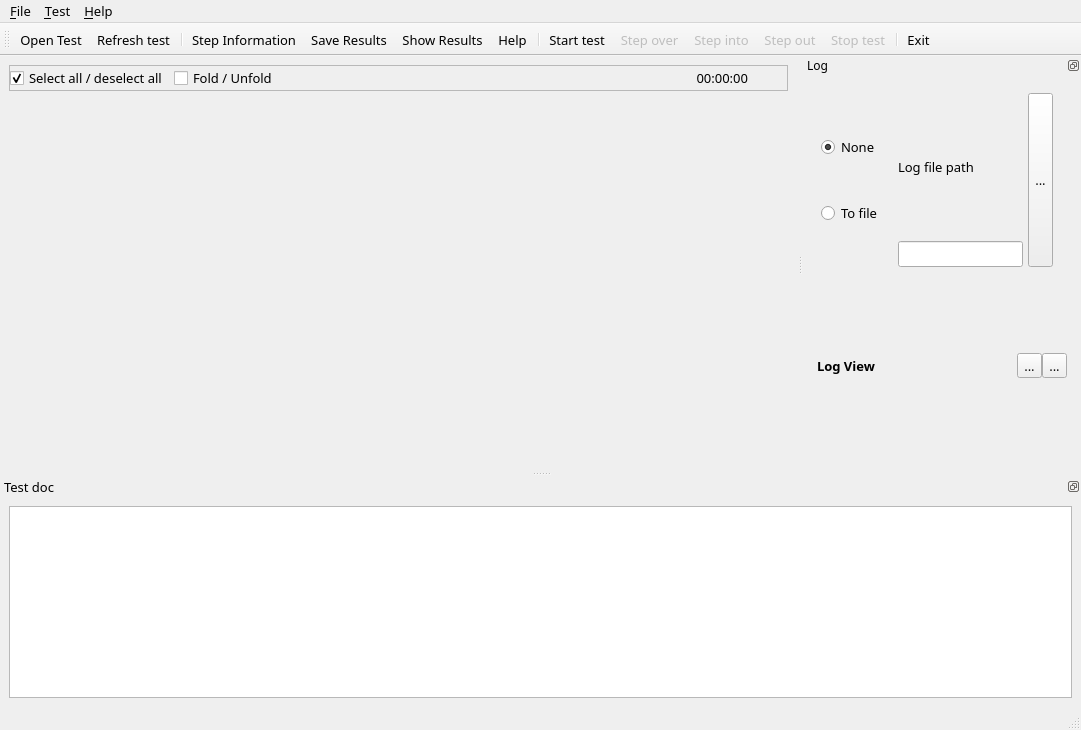
<?xml version="1.0" encoding="UTF-8"?>
<ui version="4.0">
 <class>MainWindow</class>
 <widget class="QMainWindow" name="MainWindow">
  <property name="geometry">
   <rect>
    <x>0</x>
    <y>0</y>
    <width>1081</width>
    <height>730</height>
   </rect>
  </property>
  <property name="font">
   <font>
    <family>Sans</family>
    <pointsize>10</pointsize>
   </font>
  </property>
  <property name="windowTitle">
   <string>testium</string>
  </property>
  <property name="windowIcon">
   <iconset resource="resources/testium_core_win.qrc">
    <normaloff>:/black/testium_logo.png</normaloff>:/black/testium_logo.png</iconset>
  </property>
  <widget class="QWidget" name="centralwidget">
   <property name="sizePolicy">
    <sizepolicy hsizetype="Preferred" vsizetype="Expanding">
     <horstretch>0</horstretch>
     <verstretch>0</verstretch>
    </sizepolicy>
   </property>
   <layout class="QHBoxLayout" name="horizontalLayout_8">
    <item>
     <widget class="QWidget" name="widget" native="true">
      <property name="sizePolicy">
       <sizepolicy hsizetype="Expanding" vsizetype="Preferred">
        <horstretch>0</horstretch>
        <verstretch>0</verstretch>
       </sizepolicy>
      </property>
      <property name="minimumSize">
       <size>
        <width>100</width>
        <height>0</height>
       </size>
      </property>
      <property name="baseSize">
       <size>
        <width>0</width>
        <height>0</height>
       </size>
      </property>
      <layout class="QVBoxLayout" name="verticalLayout" stretch="0">
       <property name="spacing">
        <number>0</number>
       </property>
       <property name="leftMargin">
        <number>0</number>
       </property>
       <property name="topMargin">
        <number>0</number>
       </property>
       <property name="rightMargin">
        <number>0</number>
       </property>
       <property name="bottomMargin">
        <number>0</number>
       </property>
       <item>
        <widget class="QWidget" name="widget" native="true">
         <property name="sizePolicy">
          <sizepolicy hsizetype="Expanding" vsizetype="Preferred">
           <horstretch>0</horstretch>
           <verstretch>0</verstretch>
          </sizepolicy>
         </property>
         <property name="minimumSize">
          <size>
           <width>315</width>
           <height>0</height>
          </size>
         </property>
         <layout class="QHBoxLayout" name="horizontalLayout_2">
          <property name="spacing">
           <number>0</number>
          </property>
          <property name="sizeConstraint">
           <enum>QLayout::SetMinimumSize</enum>
          </property>
          <property name="leftMargin">
           <number>0</number>
          </property>
          <property name="topMargin">
           <number>0</number>
          </property>
          <property name="rightMargin">
           <number>0</number>
          </property>
          <property name="bottomMargin">
           <number>0</number>
          </property>
          <item alignment="Qt::AlignTop">
           <widget class="QFrame" name="frame_3">
            <property name="sizePolicy">
             <sizepolicy hsizetype="Expanding" vsizetype="Minimum">
              <horstretch>0</horstretch>
              <verstretch>0</verstretch>
             </sizepolicy>
            </property>
            <property name="accessibleName">
             <string notr="true"/>
            </property>
            <property name="frameShape">
             <enum>QFrame::StyledPanel</enum>
            </property>
            <property name="frameShadow">
             <enum>QFrame::Raised</enum>
            </property>
            <layout class="QHBoxLayout" name="horizontalLayout_9">
             <property name="sizeConstraint">
              <enum>QLayout::SetMinimumSize</enum>
             </property>
             <property name="leftMargin">
              <number>0</number>
             </property>
             <property name="topMargin">
              <number>0</number>
             </property>
             <property name="rightMargin">
              <number>0</number>
             </property>
             <property name="bottomMargin">
              <number>0</number>
             </property>
             <item>
              <widget class="QCheckBox" name="checkSelect">
               <property name="sizePolicy">
                <sizepolicy hsizetype="Preferred" vsizetype="Fixed">
                 <horstretch>0</horstretch>
                 <verstretch>0</verstretch>
                </sizepolicy>
               </property>
               <property name="minimumSize">
                <size>
                 <width>125</width>
                 <height>0</height>
                </size>
               </property>
               <property name="text">
                <string>Select all / deselect all</string>
               </property>
               <property name="checked">
                <bool>true</bool>
               </property>
               <property name="tristate">
                <bool>false</bool>
               </property>
              </widget>
             </item>
             <item>
              <widget class="QCheckBox" name="checkFold">
               <property name="text">
                <string>Fold / Unfold</string>
               </property>
              </widget>
             </item>
             <item>
              <widget class="QLabel" name="label_runtime">
               <property name="sizePolicy">
                <sizepolicy hsizetype="Expanding" vsizetype="Minimum">
                 <horstretch>0</horstretch>
                 <verstretch>0</verstretch>
                </sizepolicy>
               </property>
               <property name="text">
                <string>00:00:00</string>
               </property>
               <property name="alignment">
                <set>Qt::AlignRight|Qt::AlignTrailing|Qt::AlignVCenter</set>
               </property>
              </widget>
             </item>
             <item>
              <widget class="QPushButton" name="buttBlink">
               <property name="sizePolicy">
                <sizepolicy hsizetype="Minimum" vsizetype="Minimum">
                 <horstretch>0</horstretch>
                 <verstretch>0</verstretch>
                </sizepolicy>
               </property>
               <property name="styleSheet">
                <string notr="true">QPushButton {
                border-width: 1px;
 				border-style: solid;
 }</string>
               </property>
               <property name="text">
                <string/>
               </property>
               <property name="icon">
                <iconset resource="resources/testium_core_win.qrc">
                 <normaloff>:/black/green.png</normaloff>:/black/green.png</iconset>
               </property>
               <property name="iconSize">
                <size>
                 <width>28</width>
                 <height>28</height>
                </size>
               </property>
               <property name="flat">
                <bool>true</bool>
               </property>
              </widget>
             </item>
            </layout>
           </widget>
          </item>
         </layout>
        </widget>
       </item>
      </layout>
     </widget>
    </item>
   </layout>
  </widget>
  <widget class="QStatusBar" name="statusbar"/>
  <widget class="QToolBar" name="toolBar">
   <property name="windowTitle">
    <string>toolBar</string>
   </property>
   <property name="layoutDirection">
    <enum>Qt::LeftToRight</enum>
   </property>
   <property name="iconSize">
    <size>
     <width>24</width>
     <height>24</height>
    </size>
   </property>
   <property name="toolButtonStyle">
    <enum>Qt::ToolButtonTextUnderIcon</enum>
   </property>
   <attribute name="toolBarArea">
    <enum>TopToolBarArea</enum>
   </attribute>
   <attribute name="toolBarBreak">
    <bool>false</bool>
   </attribute>
   <addaction name="actionOpenTest"/>
   <addaction name="actionRefresh_test"/>
   <addaction name="separator"/>
   <addaction name="actionTestInformation"/>
   <addaction name="actionSave_report"/>
   <addaction name="actionShow_Results"/>
   <addaction name="actionHelp"/>
   <addaction name="separator"/>
   <addaction name="actionStart_test"/>
   <addaction name="actionStep_over"/>
   <addaction name="actionStep_into"/>
   <addaction name="actionStep_out"/>
   <addaction name="actionStop_test"/>
   <addaction name="separator"/>
   <addaction name="actionExit"/>
  </widget>
  <widget class="QMenuBar" name="menuBar">
   <property name="geometry">
    <rect>
     <x>0</x>
     <y>0</y>
     <width>1081</width>
     <height>30</height>
    </rect>
   </property>
   <widget class="QMenu" name="menuFile">
    <property name="title">
     <string>&amp;File</string>
    </property>
    <addaction name="actionOpenTest"/>
    <addaction name="actionRefresh_test"/>
    <addaction name="separator"/>
    <addaction name="actionExit"/>
   </widget>
   <widget class="QMenu" name="menuTest">
    <property name="title">
     <string>&amp;Test</string>
    </property>
    <addaction name="actionStart_test"/>
    <addaction name="actionStop_test"/>
    <addaction name="separator"/>
    <addaction name="actionStep_over"/>
    <addaction name="actionStep_into"/>
    <addaction name="actionStep_out"/>
    <addaction name="separator"/>
    <addaction name="actionTestInformation"/>
    <addaction name="actionSave_report"/>
    <addaction name="actionShow_Results"/>
    <addaction name="separator"/>
    <addaction name="separator"/>
    <addaction name="actionPreferences"/>
   </widget>
   <widget class="QMenu" name="menuA_propos">
    <property name="title">
     <string>&amp;Help</string>
    </property>
    <addaction name="actionAbout_testium"/>
    <addaction name="actionHelp"/>
   </widget>
   <addaction name="menuFile"/>
   <addaction name="menuTest"/>
   <addaction name="menuA_propos"/>
  </widget>
  <widget class="QDockWidget" name="logDockWidget">
   <property name="sizePolicy">
    <sizepolicy hsizetype="Maximum" vsizetype="Minimum">
     <horstretch>0</horstretch>
     <verstretch>0</verstretch>
    </sizepolicy>
   </property>
   <property name="font">
    <font>
     <family>Sans</family>
     <pointsize>9</pointsize>
     <stylestrategy>PreferAntialias</stylestrategy>
    </font>
   </property>
   <property name="features">
    <set>QDockWidget::DockWidgetFloatable|QDockWidget::DockWidgetMovable</set>
   </property>
   <property name="allowedAreas">
    <set>Qt::AllDockWidgetAreas</set>
   </property>
   <property name="windowTitle">
    <string>Log</string>
   </property>
   <attribute name="dockWidgetArea">
    <number>2</number>
   </attribute>
   <widget class="QWidget" name="dockWidgetContents">
    <property name="font">
     <font>
      <family>Sans</family>
      <pointsize>10</pointsize>
      <stylestrategy>PreferDefault</stylestrategy>
     </font>
    </property>
    <layout class="QHBoxLayout" name="horizontalLayout_7">
     <item>
      <widget class="QFrame" name="frame">
       <property name="sizePolicy">
        <sizepolicy hsizetype="Minimum" vsizetype="Expanding">
         <horstretch>0</horstretch>
         <verstretch>0</verstretch>
        </sizepolicy>
       </property>
       <layout class="QVBoxLayout" name="verticalLayout_3">
        <property name="spacing">
         <number>2</number>
        </property>
        <property name="leftMargin">
         <number>4</number>
        </property>
        <property name="topMargin">
         <number>4</number>
        </property>
        <property name="rightMargin">
         <number>4</number>
        </property>
        <property name="bottomMargin">
         <number>4</number>
        </property>
        <item>
         <widget class="QFrame" name="logSettingsBox">
          <layout class="QHBoxLayout" name="horizontalLayout_5">
           <property name="spacing">
            <number>5</number>
           </property>
           <property name="leftMargin">
            <number>5</number>
           </property>
           <property name="topMargin">
            <number>5</number>
           </property>
           <property name="rightMargin">
            <number>5</number>
           </property>
           <property name="bottomMargin">
            <number>5</number>
           </property>
           <item>
            <widget class="QWidget" name="widget_6" native="true">
             <layout class="QVBoxLayout" name="verticalLayout_9">
              <property name="spacing">
               <number>0</number>
              </property>
              <property name="leftMargin">
               <number>0</number>
              </property>
              <property name="topMargin">
               <number>0</number>
              </property>
              <property name="rightMargin">
               <number>0</number>
              </property>
              <property name="bottomMargin">
               <number>0</number>
              </property>
              <item>
               <widget class="QRadioButton" name="buttLogFileNone">
                <property name="text">
                 <string>None</string>
                </property>
                <property name="checked">
                 <bool>true</bool>
                </property>
               </widget>
              </item>
              <item>
               <widget class="QRadioButton" name="buttLogFileSaved">
                <property name="text">
                 <string>To file</string>
                </property>
               </widget>
              </item>
             </layout>
            </widget>
           </item>
           <item>
            <spacer name="horizontalSpacer_3">
             <property name="orientation">
              <enum>Qt::Horizontal</enum>
             </property>
             <property name="sizeType">
              <enum>QSizePolicy::Fixed</enum>
             </property>
             <property name="sizeHint" stdset="0">
              <size>
               <width>10</width>
               <height>20</height>
              </size>
             </property>
            </spacer>
           </item>
           <item>
            <widget class="QWidget" name="widget_5" native="true">
             <layout class="QVBoxLayout" name="verticalLayout_8">
              <property name="spacing">
               <number>0</number>
              </property>
              <property name="leftMargin">
               <number>0</number>
              </property>
              <property name="topMargin">
               <number>0</number>
              </property>
              <property name="rightMargin">
               <number>0</number>
              </property>
              <property name="bottomMargin">
               <number>0</number>
              </property>
              <item>
               <widget class="QLabel" name="label">
                <property name="text">
                 <string>Log file path</string>
                </property>
               </widget>
              </item>
              <item>
               <widget class="QLineEdit" name="editLogFilePath"/>
              </item>
             </layout>
            </widget>
           </item>
           <item>
            <widget class="QToolButton" name="buttLogFilePath">
             <property name="sizePolicy">
              <sizepolicy hsizetype="Fixed" vsizetype="Preferred">
               <horstretch>0</horstretch>
               <verstretch>0</verstretch>
              </sizepolicy>
             </property>
             <property name="text">
              <string>...</string>
             </property>
            </widget>
           </item>
           <item>
            <spacer name="horizontalSpacer_4">
             <property name="orientation">
              <enum>Qt::Horizontal</enum>
             </property>
             <property name="sizeType">
              <enum>QSizePolicy::Fixed</enum>
             </property>
             <property name="sizeHint" stdset="0">
              <size>
               <width>10</width>
               <height>20</height>
              </size>
             </property>
            </spacer>
           </item>
          </layout>
         </widget>
        </item>
        <item>
         <widget class="QFrame" name="frame">
          <layout class="QVBoxLayout" name="verticalLayout_2">
           <property name="spacing">
            <number>1</number>
           </property>
           <property name="leftMargin">
            <number>1</number>
           </property>
           <property name="topMargin">
            <number>1</number>
           </property>
           <property name="rightMargin">
            <number>1</number>
           </property>
           <property name="bottomMargin">
            <number>1</number>
           </property>
           <item>
            <widget class="QWidget" name="widget_2" native="true">
             <layout class="QHBoxLayout" name="horizontalLayout_4">
              <property name="spacing">
               <number>0</number>
              </property>
              <property name="leftMargin">
               <number>0</number>
              </property>
              <property name="topMargin">
               <number>0</number>
              </property>
              <property name="rightMargin">
               <number>0</number>
              </property>
              <property name="bottomMargin">
               <number>0</number>
              </property>
              <item>
               <widget class="QWidget" name="widget_3" native="true">
                <layout class="QVBoxLayout" name="verticalLayout_7">
                 <property name="spacing">
                  <number>0</number>
                 </property>
                 <property name="leftMargin">
                  <number>0</number>
                 </property>
                 <property name="topMargin">
                  <number>0</number>
                 </property>
                 <property name="rightMargin">
                  <number>0</number>
                 </property>
                 <property name="bottomMargin">
                  <number>0</number>
                 </property>
                </layout>
               </widget>
              </item>
              <item>
               <widget class="QLabel" name="label_2">
                <property name="font">
                 <font>
                  <family>Sans</family>
                  <pointsize>10</pointsize>
                  <bold>true</bold>
                  <stylestrategy>PreferAntialias</stylestrategy>
                 </font>
                </property>
                <property name="text">
                 <string>Log View</string>
                </property>
               </widget>
              </item>
              <item>
               <widget class="QWidget" name="widget_7" native="true">
                <layout class="QHBoxLayout" name="horizontalLayout_6">
                 <property name="spacing">
                  <number>5</number>
                 </property>
                 <property name="leftMargin">
                  <number>0</number>
                 </property>
                 <property name="topMargin">
                  <number>0</number>
                 </property>
                 <property name="rightMargin">
                  <number>0</number>
                 </property>
                 <property name="bottomMargin">
                  <number>0</number>
                 </property>
                </layout>
               </widget>
              </item>
              <item>
               <spacer name="horizontalSpacer_2">
                <property name="orientation">
                 <enum>Qt::Horizontal</enum>
                </property>
                <property name="sizeHint" stdset="0">
                 <size>
                  <width>40</width>
                  <height>10</height>
                 </size>
                </property>
               </spacer>
              </item>
              <item>
               <widget class="QToolButton" name="buttClearLog">
                <property name="toolTip">
                 <string>Clear the log view</string>
                </property>
                <property name="text">
                 <string>...</string>
                </property>
                <property name="icon">
                 <iconset resource="resources/testium_core_win.qrc">
                  <normaloff>:/black/edit-clear.png</normaloff>:/black/edit-clear.png</iconset>
                </property>
               </widget>
              </item>
              <item>
               <widget class="QToolButton" name="buttGoBottom">
                <property name="toolTip">
                 <string>&lt;html&gt;&lt;head/&gt;&lt;body&gt;&lt;p&gt;Uncheck this button to browse back the log&lt;/p&gt;&lt;/body&gt;&lt;/html&gt;</string>
                </property>
                <property name="text">
                 <string>...</string>
                </property>
                <property name="icon">
                 <iconset resource="resources/testium_core_win.qrc">
                  <normaloff>:/black/go-bottom.png</normaloff>:/black/go-bottom.png</iconset>
                </property>
                <property name="checkable">
                 <bool>false</bool>
                </property>
                <property name="checked">
                 <bool>false</bool>
                </property>
                <property name="toolButtonStyle">
                 <enum>Qt::ToolButtonIconOnly</enum>
                </property>
               </widget>
              </item>
             </layout>
            </widget>
           </item>
          </layout>
         </widget>
        </item>
       </layout>
      </widget>
     </item>
    </layout>
   </widget>
  </widget>
  <widget class="QDockWidget" name="DocDockWidget">
   <property name="enabled">
    <bool>true</bool>
   </property>
   <property name="floating">
    <bool>false</bool>
   </property>
   <property name="features">
    <set>QDockWidget::DockWidgetFloatable|QDockWidget::DockWidgetMovable</set>
   </property>
   <property name="windowTitle">
    <string>Test doc</string>
   </property>
   <attribute name="dockWidgetArea">
    <number>8</number>
   </attribute>
   <widget class="QWidget" name="dockWidgetContents_2">
    <layout class="QHBoxLayout" name="horizontalLayout_10">
     <item>
      <widget class="QTextEdit" name="textEditTestDoc">
       <property name="font">
        <font>
         <family>Arial</family>
         <pointsize>11</pointsize>
        </font>
       </property>
       <property name="undoRedoEnabled">
        <bool>false</bool>
       </property>
       <property name="readOnly">
        <bool>true</bool>
       </property>
      </widget>
     </item>
    </layout>
   </widget>
  </widget>
  <action name="actionOpenTest">
   <property name="icon">
    <iconset resource="resources/testium_core_win.qrc">
     <normaloff>:/black/document-open.png</normaloff>:/black/document-open.png</iconset>
   </property>
   <property name="text">
    <string>&amp;Open Test</string>
   </property>
   <property name="toolTip">
    <string>Open a test set</string>
   </property>
  </action>
  <action name="actionSave_report">
   <property name="icon">
    <iconset resource="resources/testium_core_win.qrc">
     <normaloff>:/black/document-save.png</normaloff>:/black/document-save.png</iconset>
   </property>
   <property name="text">
    <string>&amp;Save Results</string>
   </property>
   <property name="iconText">
    <string>Save Results</string>
   </property>
   <property name="toolTip">
    <string>Save Results</string>
   </property>
  </action>
  <action name="actionStart_test">
   <property name="icon">
    <iconset resource="resources/testium_core_win.qrc">
     <normaloff>:/black/start.png</normaloff>:/black/start.png</iconset>
   </property>
   <property name="text">
    <string>Start test</string>
   </property>
  </action>
  <action name="actionStop_test">
   <property name="enabled">
    <bool>false</bool>
   </property>
   <property name="icon">
    <iconset resource="resources/testium_core_win.qrc">
     <normaloff>:/black/stop.png</normaloff>:/black/stop.png</iconset>
   </property>
   <property name="text">
    <string>Stop test</string>
   </property>
  </action>
  <action name="actionStep_over">
   <property name="enabled">
    <bool>false</bool>
   </property>
   <property name="icon">
    <iconset resource="resources/testium_core_win.qrc">
     <normaloff>:/black/step-over.png</normaloff>:/black/step-over.png</iconset>
   </property>
   <property name="text">
    <string>Step over</string>
   </property>
   <property name="toolTip">
    <string>Run to the next item at the same level (F10)</string>
   </property>
   <property name="shortcut">
    <string>F10</string>
   </property>
  </action>
  <action name="actionStep_into">
   <property name="enabled">
    <bool>false</bool>
   </property>
   <property name="icon">
    <iconset resource="resources/testium_core_win.qrc">
     <normaloff>:/black/step-into.png</normaloff>:/black/step-into.png</iconset>
   </property>
   <property name="text">
    <string>Step into</string>
   </property>
   <property name="toolTip">
    <string>Pause on the next item, entering nested steps (F11). From idle: start the test paused on its first item.</string>
   </property>
   <property name="shortcut">
    <string>F11</string>
   </property>
  </action>
  <action name="actionStep_out">
   <property name="enabled">
    <bool>false</bool>
   </property>
   <property name="icon">
    <iconset resource="resources/testium_core_win.qrc">
     <normaloff>:/black/step-out.png</normaloff>:/black/step-out.png</iconset>
   </property>
   <property name="text">
    <string>Step out</string>
   </property>
   <property name="toolTip">
    <string>Run to the end of the current level, pause one level up (Shift+F11)</string>
   </property>
   <property name="shortcut">
    <string>Shift+F11</string>
   </property>
  </action>
  <action name="actionAbout_testium">
   <property name="icon">
    <iconset resource="resources/testium_core_win.qrc">
     <normaloff>:/black/about.png</normaloff>:/black/about.png</iconset>
   </property>
   <property name="text">
    <string>About testium</string>
   </property>
  </action>
  <action name="actionExit">
   <property name="icon">
    <iconset resource="resources/testium_core_win.qrc">
     <normaloff>:/black/exit.png</normaloff>:/black/exit.png</iconset>
   </property>
   <property name="text">
    <string>Exit</string>
   </property>
  </action>
  <action name="actionRefresh_test">
   <property name="icon">
    <iconset resource="resources/testium_core_win.qrc">
     <normaloff>:/black/view-refresh.png</normaloff>:/black/view-refresh.png</iconset>
   </property>
   <property name="text">
    <string>Refresh test</string>
   </property>
  </action>
  <action name="actionShow_Results">
   <property name="icon">
    <iconset resource="resources/testium_core_win.qrc">
     <normaloff>:/black/results.png</normaloff>:/black/results.png</iconset>
   </property>
   <property name="text">
    <string>Show &amp;Results</string>
   </property>
   <property name="toolTip">
    <string>Show test results in external editor</string>
   </property>
  </action>
  <action name="actionHelp">
   <property name="icon">
    <iconset resource="resources/testium_core_win.qrc">
     <normaloff>:/black/help.png</normaloff>:/black/help.png</iconset>
   </property>
   <property name="text">
    <string>Help</string>
   </property>
   <property name="toolTip">
    <string>testium help</string>
   </property>
  </action>
  <action name="actionPreferences">
   <property name="icon">
    <iconset resource="resources/testium_core_win.qrc">
     <normaloff>:/black/settings.png</normaloff>:/black/settings.png</iconset>
   </property>
   <property name="text">
    <string>Preferences</string>
   </property>
   <property name="toolTip">
    <string>Application parameters adjustment</string>
   </property>
   <property name="shortcut">
    <string>Ctrl+Shift+P</string>
   </property>
  </action>
  <action name="actionTestInformation">
   <property name="icon">
    <iconset resource="resources/testium_core_win.qrc">
     <normaloff>:/black/info.png</normaloff>:/black/info.png</iconset>
   </property>
   <property name="text">
    <string>Step &amp;Information</string>
   </property>
   <property name="toolTip">
    <string>Details on the selected test step</string>
   </property>
  </action>
 </widget>
 <resources>
  <include location="resources/testium_core_win.qrc"/>
 </resources>
 <connections/>
</ui>
